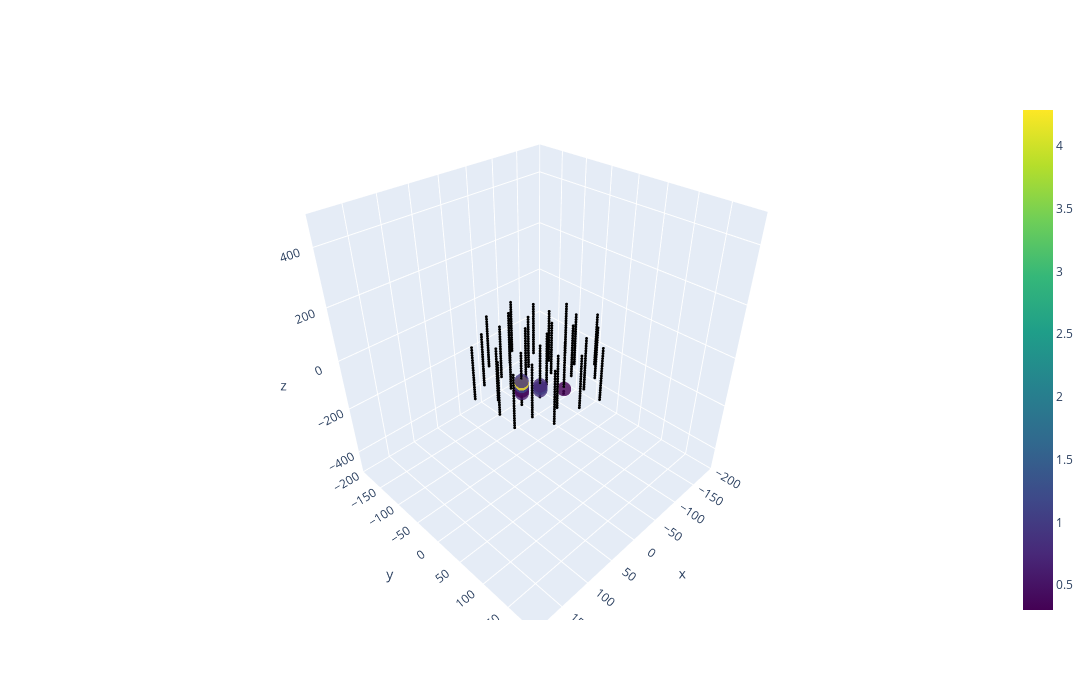

This figure's notebook cell:
### Code cell
print('Most hits')
id_event = 236
hebe.event_plotting(
    hebe._det,
    hit_set[id_event][2]
)
print('Event ID')
print(id_event)
print('Hits')
print(sum([len(dom) for dom in hit_set[id_event][2]]))
print('Energy in GeV')
print(hit_set[id_event][0]['energy'])

### Figure 1 — Plotly figure (JSON) as saved in the notebook; plotly's stock layout.template omitted (floating-point values rounded to 4 significant figures; data arrays with more than 128 entries replaced by an {"elided": "..."} marker saying what was removed)
{"data": [{"marker": {"color": [0.8451, 1.041, 0.7782, 0.301, 0.6021, 0.301, 0.4771, 1.176, 4.286, 0.9031], "colorscale": [[0, "#440154"], [0.1111, "#482878"], [0.2222, "#3e4989"], [0.3333, "#31688e"], [0.4444, "#26828e"], [0.5556, "#1f9e89"], [0.6667, "#35b779"], [0.7778, "#6ece58"], [0.8889, "#b5de2b"], [1, "#fde725"]], "opacity": 0.8, "showscale": true, "size": 5}, "mode": "markers", "type": "scatter3d", "x": [17.86, 17.86, 17.86, -11.31, 47.77, 47.77, 47.77, 47.77, 47.77, 47.77], "y": [23.3, 23.3, 23.3, 42.06, 17.45, 17.45, 17.45, 17.45, 17.45, 17.45], "z": [-71.42, -61.9, -52.38, -80.94, -52.38, -42.85, -33.33, -23.81, -14.28, -4.761]}, {"marker": {"color": "black", "colorscale": [[0, "#440154"], [0.1111, "#482878"], [0.2222, "#3e4989"], [0.3333, "#31688e"], [0.4444, "#26828e"], [0.5556, "#1f9e89"], [0.6667, "#35b779"], [0.7778, "#6ece58"], [0.8889, "#b5de2b"], [1, "#fde725"]], "opacity": 1, "size": 1}, "mode": "markers", "type": "scatter3d", "x": {"elided": "650 float values"}, "y": {"elided": "650 float values"}, "z": {"elided": "650 float values"}}], "layout": {"coloraxis": {"colorbar": {"title": {"text": "log10(det. photons)"}}, "showscale": true}, "height": 700, "scene": {"xaxis": {"range": [-200, 200]}, "yaxis": {"range": [-200, 200]}, "zaxis": {"range": [-500, 500]}}, "showlegend": false, "width": 1400}}
